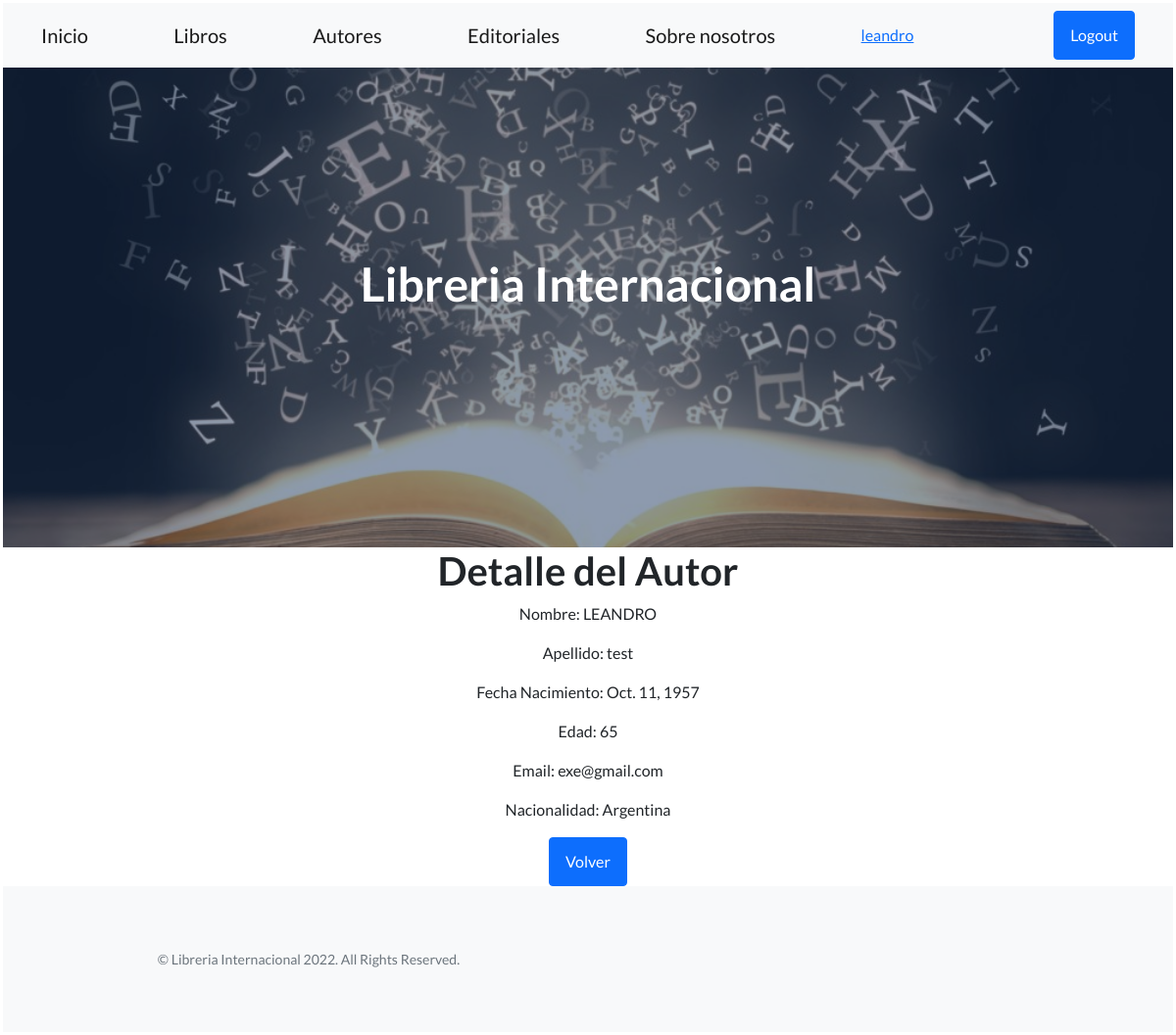
Before: /autores/detalle/1 (signed in) with the older database file.
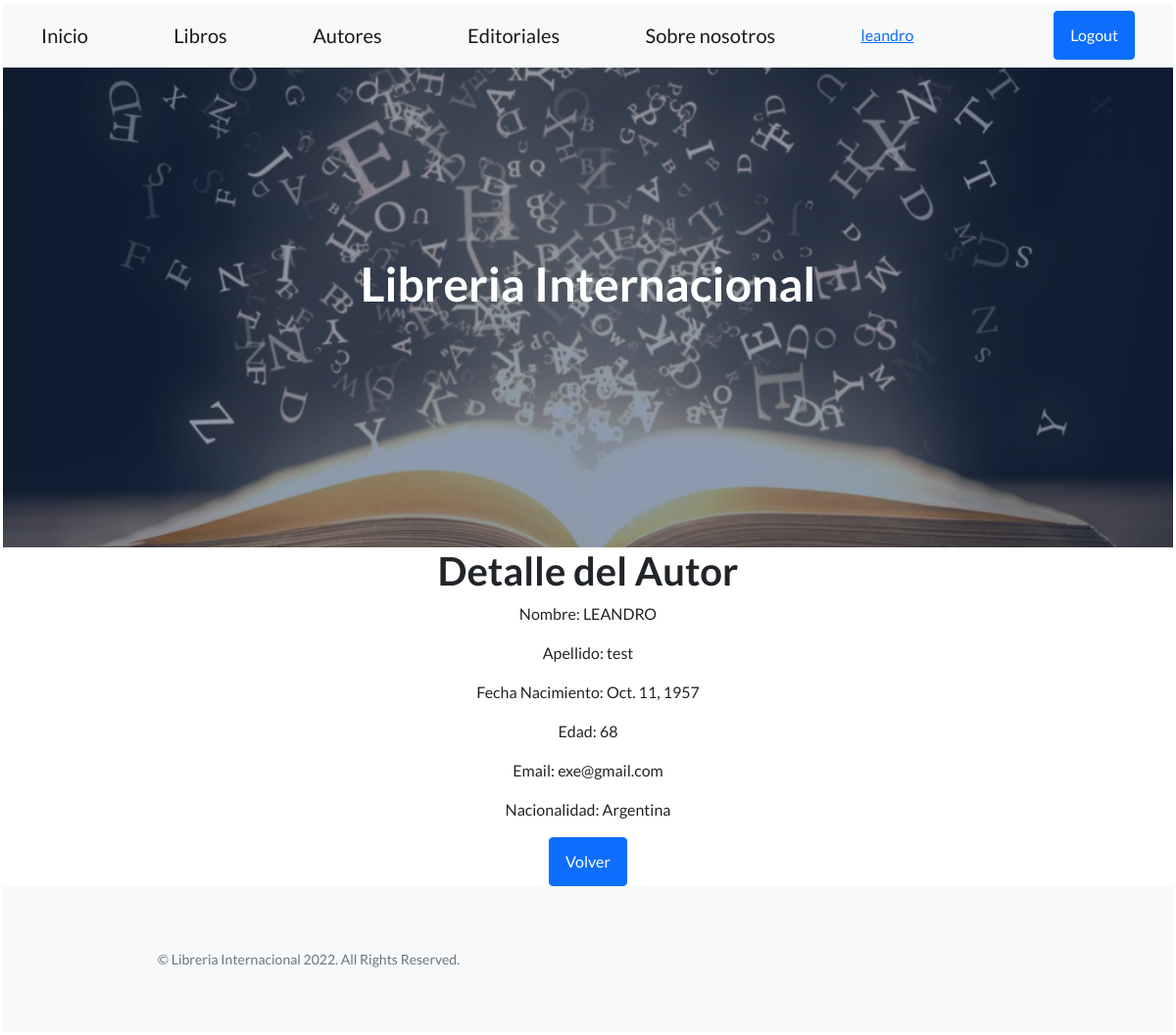
After: the same page with the newer database file.
### MVT_APP/models.py (models this page shows)
class Autor(models.Model):
    nombre = models.CharField(max_length=50)
    apellido = models.CharField(max_length=50)
    fecha_nacimiento = models.DateField()
    edad = models.IntegerField()
    email = models.EmailField()
    nacionalidad = models.CharField(max_length=50)

### MVT_APP/views.py (the view)
# urls.py: path("autores/detalle/<pk>", AutorDetail.as_view(), name="autor-detail"),
class AutorDetail(DetailView):
    model = Autor
    template_name = "detail_autor.html"

### MVT_APP/TEMPLATES/detail_autor.html
{% extends 'base.html' %}
{% block contenido %}
<h1>Detalle del Autor</h1>
<p>Nombre: {{autor.nombre}}</p>
<p>Apellido: {{autor.apellido}}</p>
<p>Fecha Nacimiento: {{autor.fecha_nacimiento}}</p>
<p>Edad: {{autor.edad}}</p>
<p>Email: {{autor.email}}</p>
<p>Nacionalidad: {{autor.nacionalidad}}</p>
<a class="btn btn-primary" href="{% url 'autor-list' %}">Volver</a>
{% endblock %}

Changed rows visible on the page:
changed Autor "LEANDRO": edad "65" → "68"
